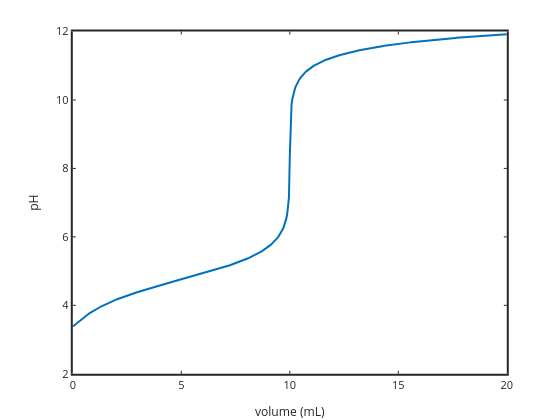

The notebook cell saved with this chart:
### Markdown cell above
# Titrate weak acid with NaOH

for weak acid (HA) you can write charge balance 

$[\mathrm{H}^+]+[\mathrm{Na}^+]=[\mathrm{OH}^-]+[\mathrm{Ac}^-]$

Using K$_w$ and K$_a$ (alpha expression) we can write this in terms of H+ and $Ac_T$

$[\mathrm{H}^+]+[\mathrm{Na}^+]=\dfrac{K_w}{[\mathrm{H}^+]}+\dfrac{Ac_TK_a}{[\mathrm{H}^+]+K_a}$

you can expand the polynomial and you get 

$a=1\\
b=Ka+Na\\
c=KaNaT-Kw-KaAT\\
d=-KwKa
$

note it is a cubic equation now (third order).  But root finding is easy enough with Octave.

In the code below we'll do this calculation and plot the titration curve. You can change the total volume, the titrant conc, the analyte conc and the pKa of the weak acid (titrate with NaOH).

### Code cell
%input the parameters ...
AT=0.01; % conc of weak acid in mol/L
VT=0.1; % volume in L
pKa=4.75; % weak acid pKa value
titrantconc=0.1; % titrant conc in mol/L
%----------------------------------------------------
% fixed parameters
points=500; % number of points to plot between 0 and 2Ve
Kw=1e-14; Ka=10^-pKa; Ve=(AT*VT)/titrantconc; steps=(2*Ve)/points;
% now loop over titration points
vol=0:steps:2*Ve;
ATv=(AT*VT)./(vol+VT); NaT=(vol*titrantconc)./(vol+VT);

for i=1:length(vol)
    a=1;
    b=Ka+NaT(i);
    c=NaT(i)*Ka-Ka*ATv(i)-Kw;
    d=-Kw*Ka;
    t=roots([a b c d]); %finds the roots
    t=t(imag(t)==0); %sets any imaginary roots to zero
    % display the positive real root
    t=t(t>0); pH(i)=-log10(t);
end

vol=vol*1000;

plot(vol,pH,'linewidth',2); xlabel('volume (mL)'); ylabel('pH')
set(gca,'fontsize',11,'linewidth',2)
title('HA titrated with NaOH')
%axis([0 0.02 2 12])

% add strong strong for comparison
%pHs=2:0.1:12; Hs=10.^-pHs; OHs=Kw./Hs; Nas=OHs+AcT-Hs; 
%hold on; plot(Nas,pHs,'k--','linewidth',2)

### Figure 1 — Plotly figure (JSON) as saved in the notebook; plotly's stock layout.template omitted (floating-point values rounded to 4 significant figures; data arrays with more than 128 entries replaced by an {"elided": "..."} marker saying what was removed)
{"data": [{"line": {"color": "rgb(0,113,188)", "dash": "solid", "width": 2}, "marker": {"color": "rgb(0,113,188)", "line": {"color": "rgb(0,113,188)"}, "size": 6, "symbol": "none"}, "mode": "lines", "name": "", "showlegend": false, "type": "scatter", "visibility": true, "x": {"elided": "501 float values"}, "xaxis": "x", "y": {"elided": "501 float values"}, "yaxis": "y"}], "layout": {"height": 420, "hovermode": "closest", "margin": {"b": 0, "l": 0, "r": 0, "t": 0}, "plot_bgcolor": "rgba(0,0,0,0)", "showlegend": false, "width": 560, "xaxis": {"anchor": "y", "autorange": false, "domain": [0.13, 0.905], "exponentformat": "none", "gridcolor": "rgba(38,38,38,0.15)", "gridwidth": 2, "linecolor": "rgb(38,38,38)", "linewidth": 2, "mirror": "ticks", "range": [0, 20], "showgrid": false, "showline": true, "side": "bottom", "spikedash": "solid", "spikemode": "across", "spikesides": false, "spikethickness": 1, "tickangle": 0, "tickcolor": "rgb(38,38,38)", "tickfont": {"color": "rgb(38,38,38)", "size": 11}, "ticklen": 3, "ticks": "inside", "ticktext": ["0", "5", "10", "15", "20"], "tickvals": [0, 5, 10, 15, 20], "title": {"font": {"color": "rgb(38,38,38)", "size": 12.1}, "text": "volume (mL)"}, "type": "linear", "visible": true, "zeroline": false}, "yaxis": {"anchor": "x", "autorange": false, "domain": [0.11, 0.925], "exponentformat": "none", "gridcolor": "rgba(38,38,38,0.15)", "gridwidth": 2, "linecolor": "rgb(38,38,38)", "linewidth": 2, "mirror": "ticks", "range": [2, 12], "showgrid": false, "showline": true, "side": "left", "spikedash": "solid", "spikemode": "across", "spikesides": false, "spikethickness": 1, "tickangle": 0, "tickcolor": "rgb(38,38,38)", "tickfont": {"color": "rgb(38,38,38)", "size": 11}, "ticklen": 3, "ticks": "inside", "ticktext": ["2", "4", "6", "8", "10", "12"], "tickvals": [2, 4, 6, 8, 10, 12], "title": {"font": {"color": "rgb(38,38,38)", "size": 12.1}, "text": "pH"}, "type": "linear", "visible": true, "zeroline": false}}}
